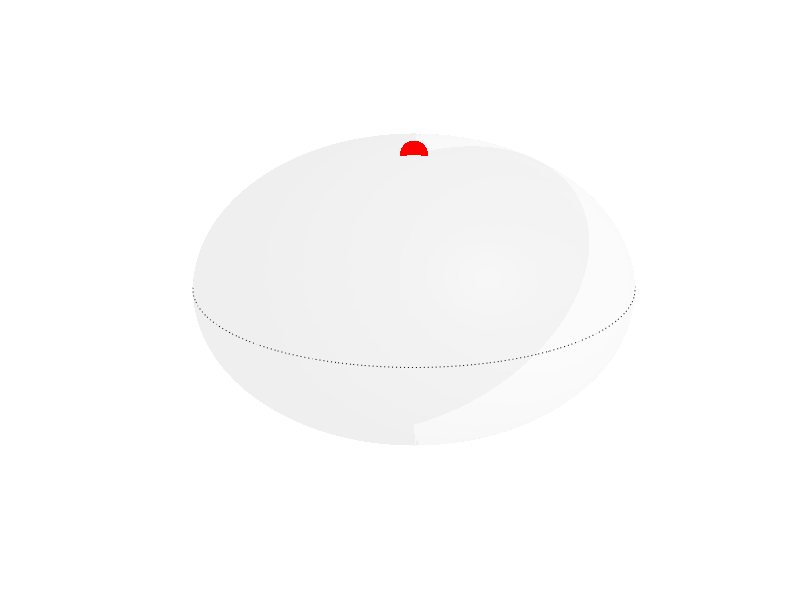

Write MATLAB code to recreate this figure.
[x, y, z] = sphere(128);
h = surfl(x, y, z);
hold on
colormap('gray')
set(h, 'FaceAlpha', 0.05)
axis off
shading interp
r = 1;
th = 0:pi/50:2*pi;
xunit = r * cos(th);
yunit = r * sin(th);
h = plot(xunit, yunit, 'k:');
plot([-1, 1], [0, 0], 'k:');
plot([0, 0], [-1, 1], 'k:');
plot3([0, 0], [0, 0], [-1, 1], 'k:');
plot3(0, 0, 1, 'ko', 'MarkerSize', 20, 'MarkerFaceColor', 'red', ...
    'MarkerEdgeColor', 'none');
exportgraphics(gca, '../../gfx/ch-groundStateSymmetries/FM-2-Majorana.pdf')